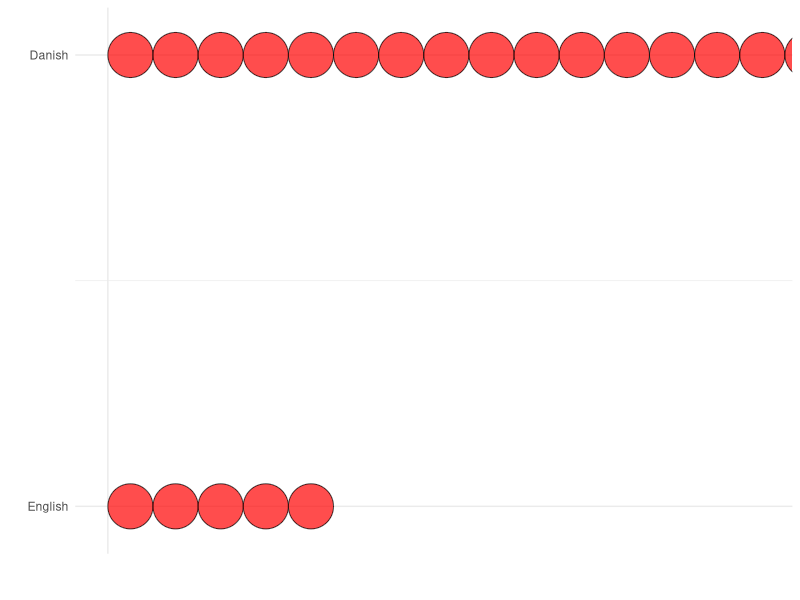
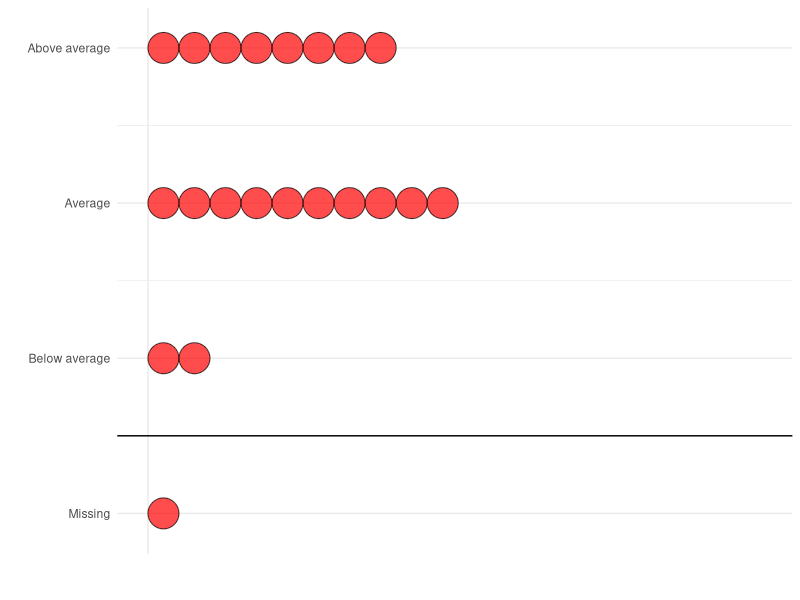
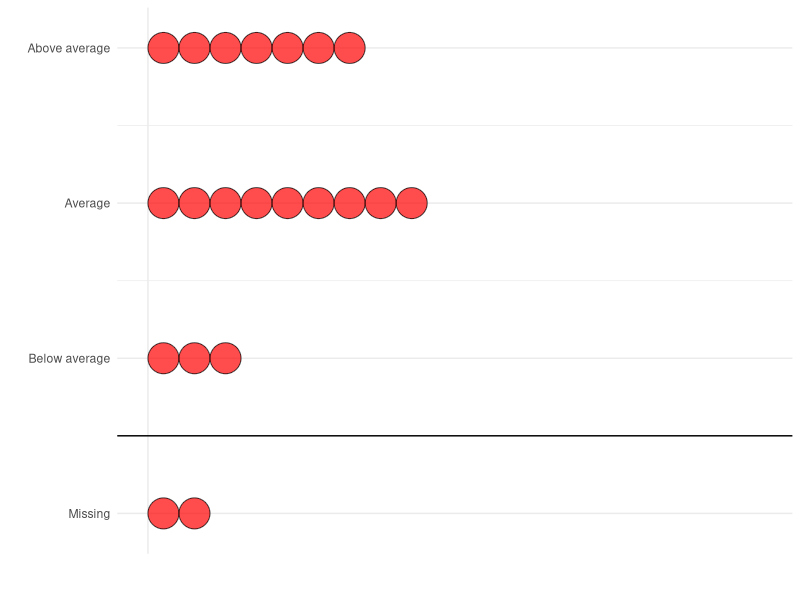
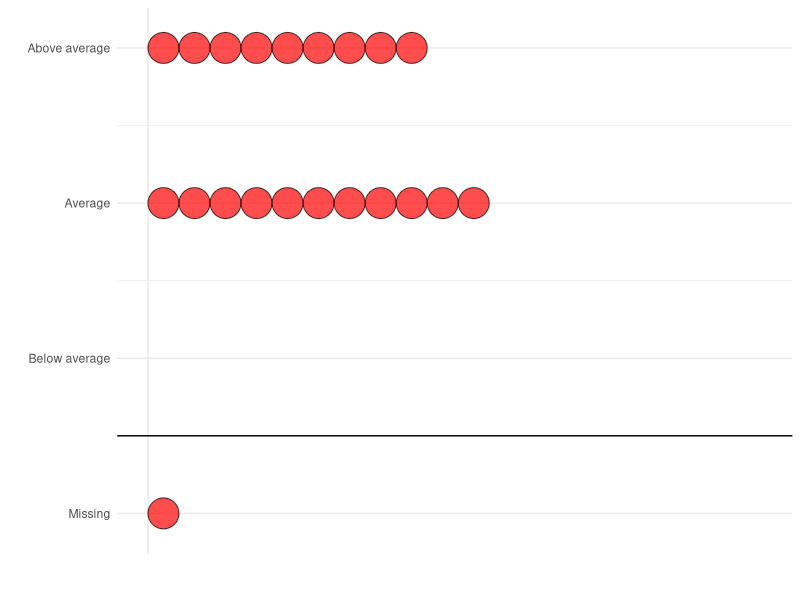
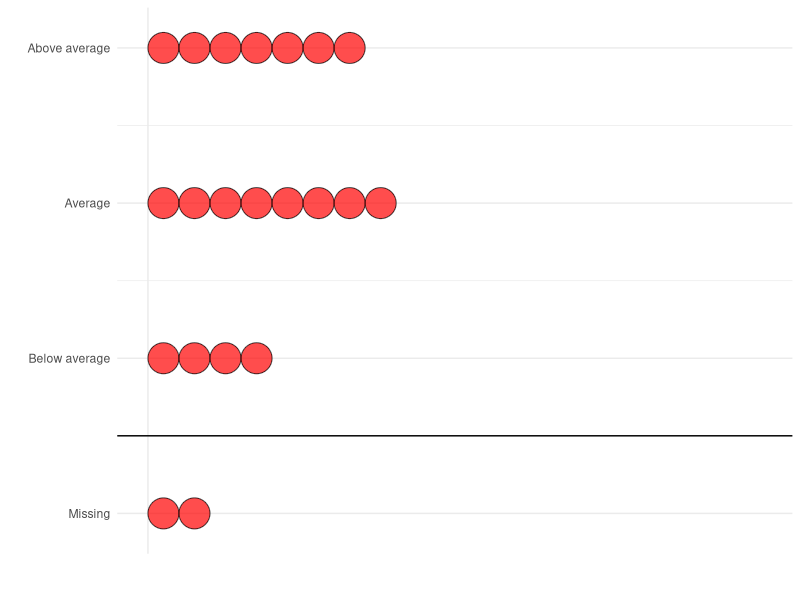
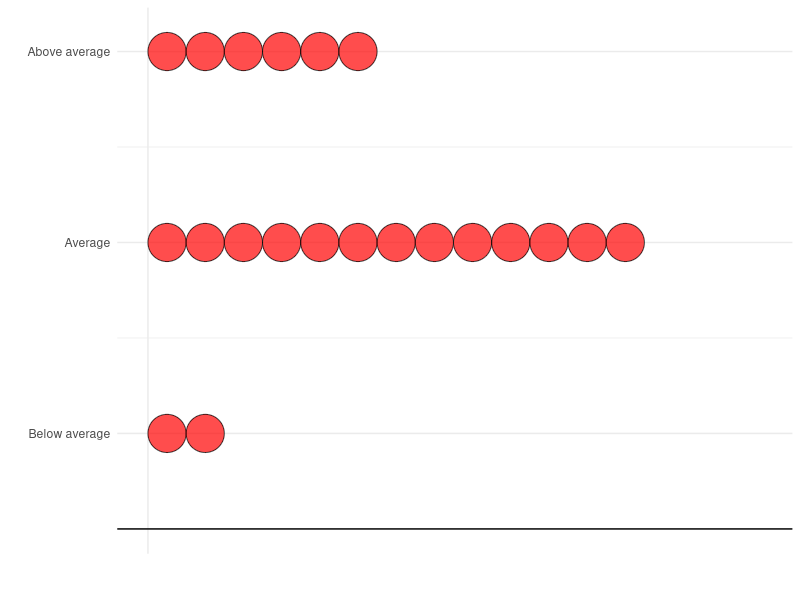
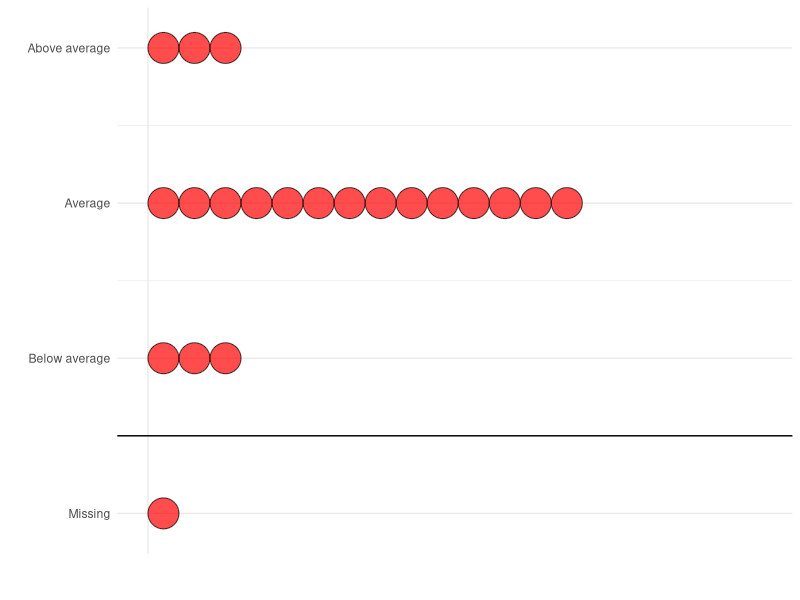
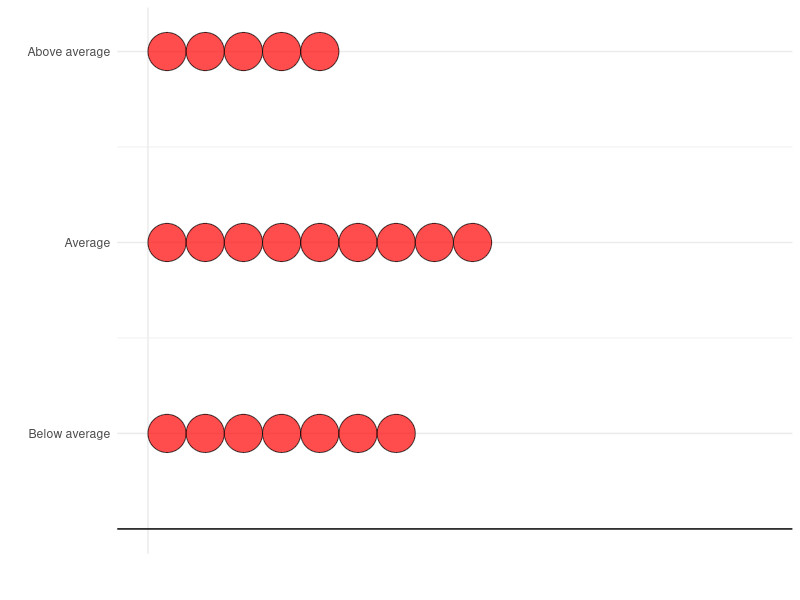

Here is the R script that generated these plots, in order:
## ---- chunk 1
library(ggplot2)

ma1.df <- data.frame( 
  danish =          c(1,1,1,1,1,1,1,1,0,1,1,0,1,0,1,1,1,1,0,0,1),
  assignment =      c(1:21),
  
  overall =         c(1,2,3,2,3,2,3,3,2,2,2,0,2,3,2,3,3,3,2,2,1),
  substantial =     c(1,3,3,3,2,2,2,3,2,3,2,0,2,3,1,2,2,3,1,2,0),
  app.r =           c(2,2,3,3,3,2,3,2,2,3,2,2,3,3,2,2,3,2,3,0,2),
  app.v =           c(3,0,3,2,1,2,1,3,1,2,0,3,3,2,2,1,2,3,2,3,2),
  bivariate =       c(2,3,3,2,2,2,2,2,3,2,2,1,2,3,1,3,2,3,2,2,2),
  multivariate =    c(1,2,3,2,2,2,2,2,2,2,2,1,2,2,2,2,3,3,1,2,0),
  interaction =     c(1,1,3,2,2,2,2,3,1,2,2,1,1,2,2,3,2,3,1,3,1),
  visualization =   c(0,3,3,2,3,1,3,2,2,2,0,1,3,2,1,0,3,3,1,1,0),
  table =           c(2,0,3,3,3,3,3,3,0,3,3,2,3,3,3,3,3,3,3,0,3)
  )
## ---- chunk 2
ggplot(ma1.df, aes(x=danish)) + 
  geom_dotplot(binwidth = .1, fill="red", alpha=.7) + 
  theme_minimal() +
  scale_y_continuous("", breaks=c(0), labels=c("")) +
  scale_x_continuous("", breaks=c(0,1), labels=c("English","Danish")) +
  coord_flip()
## ---- chunk 3
ggplot(ma1.df, aes(x=overall)) + 
  geom_dotplot(binwidth = .2, stackgroups = TRUE, binpositions="all", fill="red", alpha=.7) + 
  theme_minimal() +
  scale_y_continuous("", breaks=c(0), labels=c("")) +
  scale_x_continuous("", breaks=c(0,1,2,3), labels=c("Missing","Below average","Average","Above average")) +
  geom_vline(xintercept=.5, type=2) +
  coord_flip()
## ---- chunk 4
ggplot(ma1.df, aes(x=substantial)) + 
  geom_dotplot(binwidth = .2, stackgroups = TRUE, binpositions="all", fill="red", alpha=.7) + 
  theme_minimal() +
  scale_y_continuous("", breaks=c(0), labels=c("")) +
  scale_x_continuous("", breaks=c(0,1,2,3), labels=c("Missing","Below average","Average","Above average")) +
  geom_vline(xintercept=.5, type=2) +
  coord_flip()
## ---- chunk 5
ggplot(ma1.df, aes(x=app.r)) + 
  geom_dotplot(binwidth = .2, stackgroups = TRUE, binpositions="all", fill="red", alpha=.7) + 
  theme_minimal() +
  scale_y_continuous("", breaks=c(0), labels=c("")) +
  scale_x_continuous("", breaks=c(0,1,2,3), labels=c("Missing","Below average","Average","Above average")) +
  geom_vline(xintercept=.5, type=2) +
  coord_flip()
## ---- chunk 6
ggplot(ma1.df, aes(x=app.v)) + 
  geom_dotplot(binwidth = .2, stackgroups = TRUE, binpositions="all", fill="red", alpha=.7) + 
  theme_minimal() +
  scale_y_continuous("", breaks=c(0), labels=c("")) +
  scale_x_continuous("", breaks=c(0,1,2,3), labels=c("Missing","Below average","Average","Above average")) +
  geom_vline(xintercept=.5, type=2) +
  coord_flip()
## ---- chunk 7
ggplot(ma1.df, aes(x=bivariate)) + 
  geom_dotplot(binwidth = .2, stackgroups = TRUE, binpositions="all", fill="red", alpha=.7) + 
  theme_minimal() +
  scale_y_continuous("", breaks=c(0), labels=c("")) +
  scale_x_continuous("", breaks=c(0,1,2,3), labels=c("Missing","Below average","Average","Above average")) +
  geom_vline(xintercept=.5, type=2) +
  coord_flip()
## ---- chunk 8
ggplot(ma1.df, aes(x=multivariate)) + 
  geom_dotplot(binwidth = .2, stackgroups = TRUE, binpositions="all", fill="red", alpha=.7) + 
  theme_minimal() +
  scale_y_continuous("", breaks=c(0), labels=c("")) +
  scale_x_continuous("", breaks=c(0,1,2,3), labels=c("Missing","Below average","Average","Above average")) +
  geom_vline(xintercept=.5, type=2) +
  coord_flip()
## ---- chunk 9
ggplot(ma1.df, aes(x=interaction)) + 
  geom_dotplot(binwidth = .2, stackgroups = TRUE, binpositions="all", fill="red", alpha=.7) + 
  theme_minimal() +
  scale_y_continuous("", breaks=c(0), labels=c("")) +
  scale_x_continuous("", breaks=c(0,1,2,3), labels=c("Missing","Below average","Average","Above average")) +
  geom_vline(xintercept=.5, type=2) +
  coord_flip()
## ---- chunk 10
ggplot(ma1.df, aes(x=visualization)) + 
  geom_dotplot(binwidth = .2, stackgroups = TRUE, binpositions="all", fill="red", alpha=.7) + 
  theme_minimal() +
  scale_y_continuous("", breaks=c(0), labels=c("")) +
  scale_x_continuous("", breaks=c(0,1,2,3), labels=c("Missing","Below average","Average","Above average")) +
  geom_vline(xintercept=.5, type=2) +
  coord_flip()
## ---- chunk 11
ggplot(ma1.df, aes(x=table)) + 
  geom_dotplot(binwidth = .2, stackgroups = TRUE, binpositions="all", fill="red", alpha=.7) + 
  theme_minimal() +
  scale_y_continuous("", breaks=c(0), labels=c("")) +
  scale_x_continuous("", breaks=c(0,1,2,3), labels=c("Missing","Below average","Average","Above average")) +
  geom_vline(xintercept=.5, type=2) +
  coord_flip()
